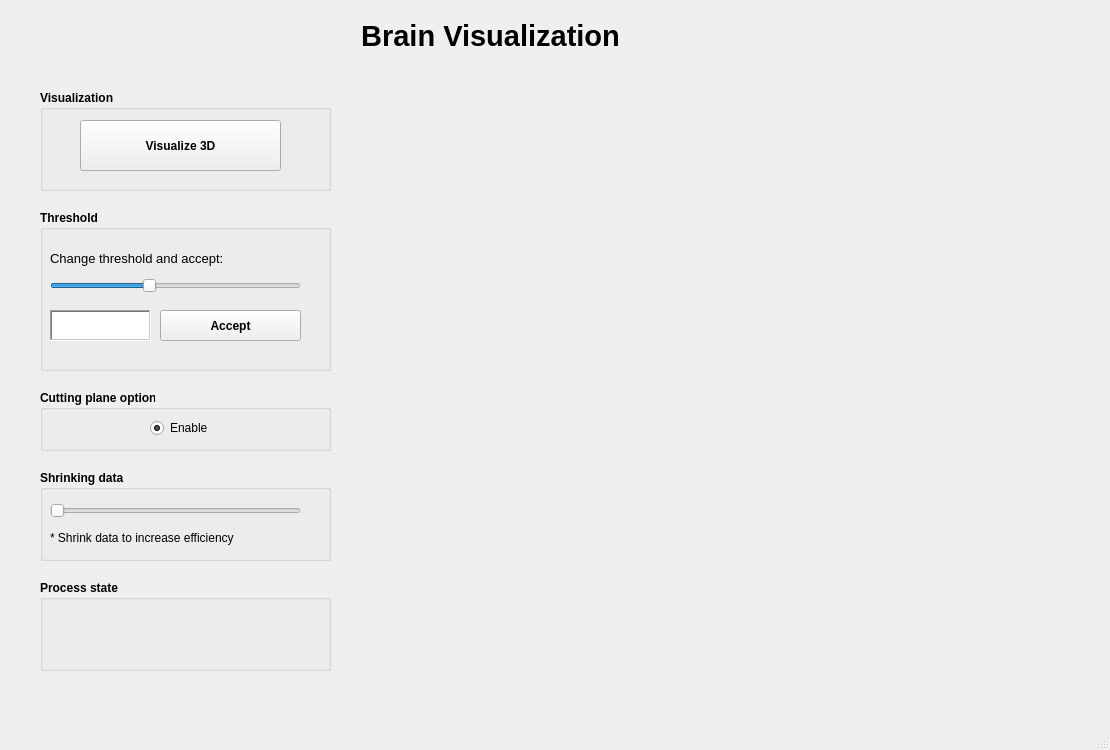
<?xml version="1.0" encoding="UTF-8"?>
<ui version="4.0">
 <class>Visualization3D</class>
 <widget class="QMainWindow" name="Visualization3D">
  <property name="geometry">
   <rect>
    <x>0</x>
    <y>0</y>
    <width>1110</width>
    <height>750</height>
   </rect>
  </property>
  <property name="windowTitle">
   <string>MainWindow</string>
  </property>
  <widget class="QWidget" name="widget">
   <widget class="QLabel" name="label">
    <property name="geometry">
     <rect>
      <x>330</x>
      <y>10</y>
      <width>321</width>
      <height>51</height>
     </rect>
    </property>
    <property name="font">
     <font>
      <pointsize>22</pointsize>
      <weight>75</weight>
      <bold>true</bold>
     </font>
    </property>
    <property name="text">
     <string>Brain Visualization</string>
    </property>
    <property name="textFormat">
     <enum>Qt::AutoText</enum>
    </property>
    <property name="scaledContents">
     <bool>false</bool>
    </property>
    <property name="alignment">
     <set>Qt::AlignCenter</set>
    </property>
    <property name="wordWrap">
     <bool>false</bool>
    </property>
   </widget>
   <widget class="QVTKOpenGLWidget" name="qvtkWidget" native="true">
    <property name="geometry">
     <rect>
      <x>370</x>
      <y>80</y>
      <width>721</width>
      <height>591</height>
     </rect>
    </property>
   </widget>
   <widget class="QGroupBox" name="thresholdBox">
    <property name="geometry">
     <rect>
      <x>40</x>
      <y>210</y>
      <width>291</width>
      <height>161</height>
     </rect>
    </property>
    <property name="font">
     <font>
      <weight>75</weight>
      <bold>true</bold>
     </font>
    </property>
    <property name="title">
     <string>Threshold</string>
    </property>
    <widget class="QLabel" name="thresholdLabel">
     <property name="geometry">
      <rect>
       <x>10</x>
       <y>40</y>
       <width>231</width>
       <height>16</height>
      </rect>
     </property>
     <property name="font">
      <font>
       <pointsize>10</pointsize>
       <weight>50</weight>
       <bold>false</bold>
      </font>
     </property>
     <property name="text">
      <string>Change threshold and accept:</string>
     </property>
    </widget>
    <widget class="QPushButton" name="acceptBtn">
     <property name="geometry">
      <rect>
       <x>120</x>
       <y>100</y>
       <width>141</width>
       <height>31</height>
      </rect>
     </property>
     <property name="text">
      <string>Accept</string>
     </property>
    </widget>
    <widget class="QSlider" name="horizontalSlider">
     <property name="geometry">
      <rect>
       <x>10</x>
       <y>60</y>
       <width>251</width>
       <height>31</height>
      </rect>
     </property>
     <property name="minimum">
      <number>1</number>
     </property>
     <property name="maximum">
      <number>255</number>
     </property>
     <property name="singleStep">
      <number>10</number>
     </property>
     <property name="value">
      <number>100</number>
     </property>
     <property name="orientation">
      <enum>Qt::Horizontal</enum>
     </property>
    </widget>
    <widget class="QTextEdit" name="thresholdTextEdit">
     <property name="enabled">
      <bool>true</bool>
     </property>
     <property name="geometry">
      <rect>
       <x>10</x>
       <y>100</y>
       <width>101</width>
       <height>31</height>
      </rect>
     </property>
     <property name="inputMethodHints">
      <set>Qt::ImhNone</set>
     </property>
     <property name="frameShape">
      <enum>QFrame::WinPanel</enum>
     </property>
     <property name="frameShadow">
      <enum>QFrame::Sunken</enum>
     </property>
     <property name="sizeAdjustPolicy">
      <enum>QAbstractScrollArea::AdjustToContents</enum>
     </property>
     <property name="readOnly">
      <bool>true</bool>
     </property>
    </widget>
   </widget>
   <widget class="QGroupBox" name="visualizationBox">
    <property name="geometry">
     <rect>
      <x>40</x>
      <y>90</y>
      <width>291</width>
      <height>101</height>
     </rect>
    </property>
    <property name="font">
     <font>
      <weight>75</weight>
      <bold>true</bold>
     </font>
    </property>
    <property name="title">
     <string>Visualization</string>
    </property>
    <widget class="QPushButton" name="visualizeBtn">
     <property name="geometry">
      <rect>
       <x>40</x>
       <y>30</y>
       <width>201</width>
       <height>51</height>
      </rect>
     </property>
     <property name="text">
      <string>Visualize 3D</string>
     </property>
    </widget>
   </widget>
   <widget class="QGroupBox" name="planeGroupBox">
    <property name="geometry">
     <rect>
      <x>40</x>
      <y>390</y>
      <width>291</width>
      <height>61</height>
     </rect>
    </property>
    <property name="font">
     <font>
      <weight>75</weight>
      <bold>true</bold>
     </font>
    </property>
    <property name="title">
     <string>Cutting plane option</string>
    </property>
    <widget class="QRadioButton" name="cutEnableRadioBtn">
     <property name="geometry">
      <rect>
       <x>110</x>
       <y>30</y>
       <width>61</width>
       <height>16</height>
      </rect>
     </property>
     <property name="font">
      <font>
       <weight>50</weight>
       <bold>false</bold>
      </font>
     </property>
     <property name="text">
      <string>Enable</string>
     </property>
     <property name="iconSize">
      <size>
       <width>20</width>
       <height>20</height>
      </size>
     </property>
     <property name="checked">
      <bool>true</bool>
     </property>
    </widget>
   </widget>
   <widget class="QGroupBox" name="processGroupBox">
    <property name="geometry">
     <rect>
      <x>40</x>
      <y>580</y>
      <width>291</width>
      <height>91</height>
     </rect>
    </property>
    <property name="font">
     <font>
      <weight>75</weight>
      <bold>true</bold>
     </font>
    </property>
    <property name="title">
     <string>Process state</string>
    </property>
    <widget class="QLabel" name="processDescLabel">
     <property name="geometry">
      <rect>
       <x>10</x>
       <y>30</y>
       <width>271</width>
       <height>51</height>
      </rect>
     </property>
     <property name="font">
      <font>
       <pointsize>10</pointsize>
       <weight>50</weight>
       <bold>false</bold>
      </font>
     </property>
     <property name="text">
      <string/>
     </property>
     <property name="alignment">
      <set>Qt::AlignCenter</set>
     </property>
    </widget>
   </widget>
   <widget class="QGroupBox" name="shrinkDataGroupBox">
    <property name="geometry">
     <rect>
      <x>40</x>
      <y>470</y>
      <width>291</width>
      <height>91</height>
     </rect>
    </property>
    <property name="font">
     <font>
      <weight>75</weight>
      <bold>true</bold>
     </font>
    </property>
    <property name="title">
     <string>Shrinking data</string>
    </property>
    <widget class="QSlider" name="shrinkSlider">
     <property name="geometry">
      <rect>
       <x>10</x>
       <y>30</y>
       <width>251</width>
       <height>22</height>
      </rect>
     </property>
     <property name="minimum">
      <number>1</number>
     </property>
     <property name="maximum">
      <number>5</number>
     </property>
     <property name="orientation">
      <enum>Qt::Horizontal</enum>
     </property>
    </widget>
    <widget class="QLabel" name="shrinkingLabel">
     <property name="geometry">
      <rect>
       <x>10</x>
       <y>60</y>
       <width>251</width>
       <height>16</height>
      </rect>
     </property>
     <property name="font">
      <font>
       <weight>50</weight>
       <bold>false</bold>
      </font>
     </property>
     <property name="text">
      <string>* Shrink data to increase efficiency</string>
     </property>
    </widget>
   </widget>
  </widget>
  <widget class="QMenuBar" name="menubar">
   <property name="geometry">
    <rect>
     <x>0</x>
     <y>0</y>
     <width>1110</width>
     <height>21</height>
    </rect>
   </property>
  </widget>
  <widget class="QStatusBar" name="statusbar"/>
 </widget>
 <customwidgets>
  <customwidget>
   <class>QVTKOpenGLWidget</class>
   <extends>QWidget</extends>
   <header>QVTKOpenGLWidget.h</header>
   <container>1</container>
  </customwidget>
 </customwidgets>
 <resources/>
 <connections/>
</ui>
